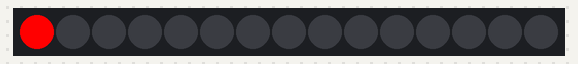
Simulated run of this program. Board: Raspberry Pi Pico running MicroPython. On the bench: 15 RGB LEDs in strip order, left to right.

Above: at 0.15 s.
At 5.07 s:
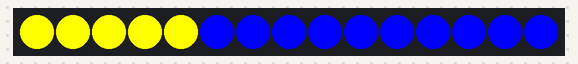
At 10.0 s:
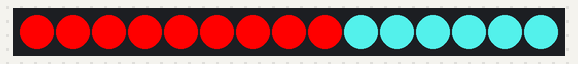
At 19.96 s:
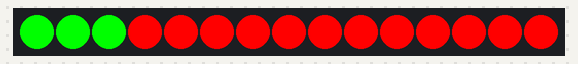
At 30.21 s:
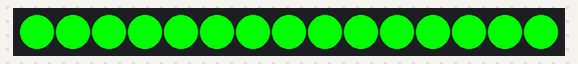
At 39.87 s:
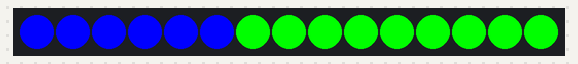

The program:

light_chaser.py
```python
import time
from machine import Pin
from neopixel import NeoPixel

# Define the strip Pin number (28) and number of LEDs (15)
strip = NeoPixel(Pin(28), 15)

# Colour variables
red = 255,0,0
green = 0,255,0
blue = 0,0,255
yellow = 255,255,0
pink = 255,20,147
turquoise = 72,209,204

# Define colour list
colours = [red, green, blue, yellow, pink, turquoise]

while True:
    for j in colours:
        for i in range(15):
            strip[i] = (j)

            # Sets speed of colour chaser
            time.sleep(0.1)

            # Send the data to the strip
            strip.write()
```
